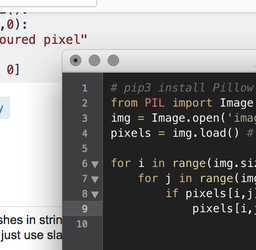
#> input picture Wave on Image/original.png, 256 x 250 px, shrunk from 542 x 530 before the run
$ python 'Wave on Image.py'
#> lines starting #> are read from the running program, lines starting #| are printed output that depends on the picture
# pip3 install Pillow
from math import pi, sin, cos, sqrt
from PIL import Image

class Pixel:
    def __init__(self, t):
        self.p = {"r": t[0], "g": t[1], "b": t[2]}
    def __str__(self):
        return str(self.p)
    def __mul__(self, value):
        for color in self.p.keys():
            self.p[color] *= value
    def to_tuple(self):
        res = ( round(val) for val in (self.p['r'], self.p['g'], self.p['b']) )
        tupled = tuple(res)
        return tupled

def wave_centered(i, j, freq, epicenter):
    distance_from_epicenter = sqrt((i-epicenter[0])**2 + (j-epicenter[1])**2)
    value_at_point = cos(freq*distance_from_epicenter)
    tune_coeficient = (value_at_point+1.7)/2
    return tune_coeficient

def wave_linear(i, j, freq, fi):
    rotation = i*cos(fi)+j*sin(fi)
    value_at_point = cos(freq*rotation)
    tune_coeficient = (value_at_point+1.5)/2
    return tune_coeficient


if __name__ == '__main__':

    fi = pi/6
    freq = 1/5

    img = Image.open('original.png')
#> img is the input picture: PIL image 256x250 RGBA; mean R, G, B, A 133.3, 132.8, 132.9, 255
    pixels = img.load() # create the pixel map

    width, height = img.size[0], img.size[1]
#> width = 256; height = 250

    for i in range(width): # for every pixel:
        for j in range(height):
            px = Pixel(pixels[i,j])
            px*wave_linear(i,j, freq, fi)
            pixels[i,j] = px.to_tuple()

    img.save('Images with Waves/linear wave {} and angle {}.png'.format(freq, round(fi,2)))
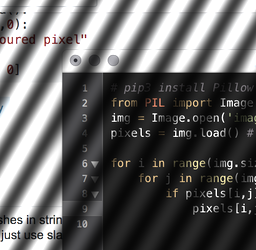
#> saved as linear wave 0.2 and angle 0.52.png: PIL image 256x250 RGBA; mean R, G, B, A 96.7, 96.3, 96.2, 255

    img = Image.open('original.png')
    pixels = img.load() # create the pixel map

    for i in range(width): # for every pixel:
        for j in range(height):
            px = Pixel(pixels[i,j])
            center = [width*3/4, height*3/4]
            px*wave_centered(i,j, freq, center)
            pixels[i,j] = px.to_tuple()

    img.save('Images with Waves/centered wave at {}.png'.format([round(c) for c in center]))
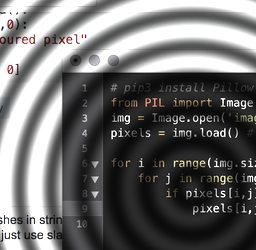
#> saved as centered wave at [192, 188].png: PIL image 256x250 RGBA; mean R, G, B, A 107.7, 107.3, 107.2, 255

    img = Image.open('original.png')
    pixels = img.load() # create the pixel map

    for i in range(width): # for every pixel:
        for j in range(height):
#> (the run stopped early here; a loop or call above may not have finished)
